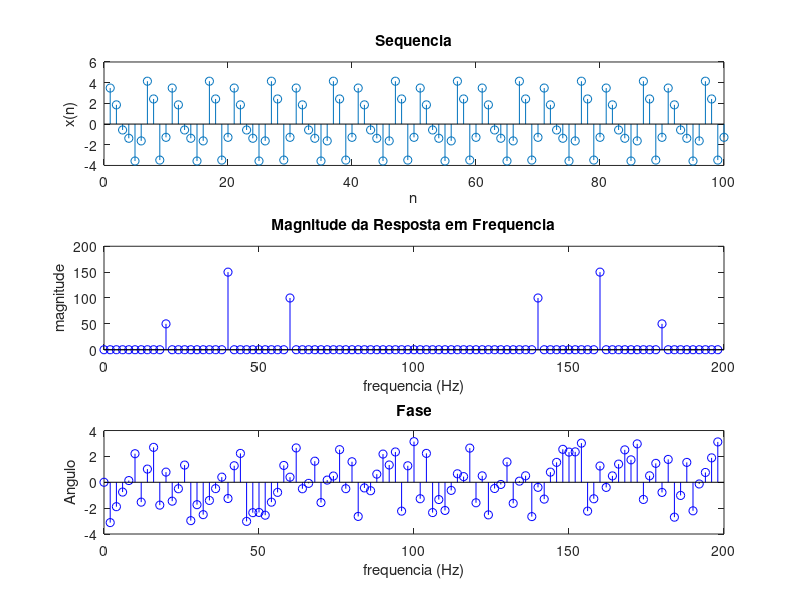

MATLAB code to generate this figure:
n = 0:99;
fs = 200;
Ts=1/fs;
x=cos(2*pi*20*n*Ts + pi/4) + 3*cos(2*pi*40*n*Ts - 2*pi/5) + 2*cos(2*pi*60*n*Ts+ pi/8);
X = fft(x);
m = 0:length(X) - 1;
subplot(3, 1, 1); stem(x); xlabel('n');ylabel('x(n)');title('Sequencia');
subplot(3, 1, 2); stem(m*fs/length(X), abs(X), 'b'); ylabel('magnitude');
xlabel('frequencia (Hz)'); title('Magnitude da Resposta em Frequencia');
subplot(3,1,3); stem(m*fs/length(X), angle(X), 'b'); ylabel('Angulo');
xlabel('frequencia (Hz)'); title('Fase');